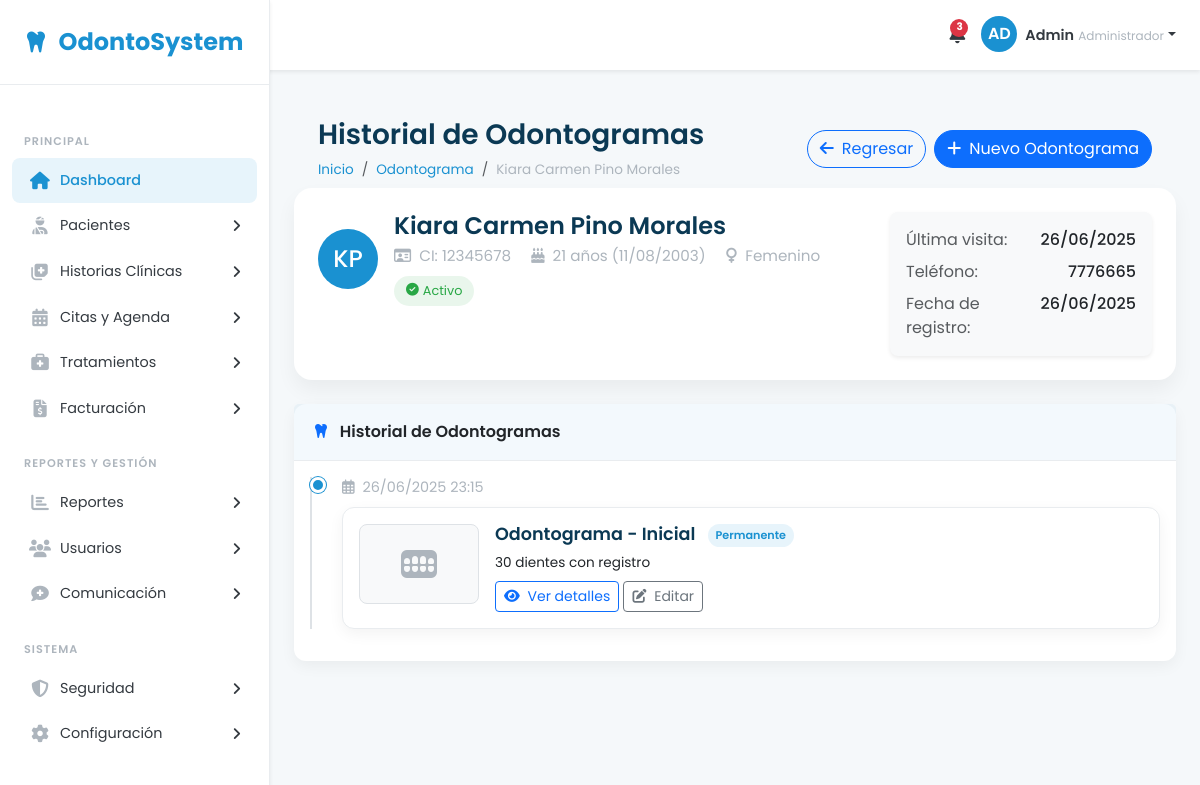
/historias-clinicas/odontograma/paciente/1/ (signed in), run on the app's committed database.
### apps/pacientes/models.py (models this page shows, shortened)
class Paciente(models.Model):
    GENERO_CHOICES = [
        ('masculino', 'Masculino'),
        ('femenino', 'Femenino'),
        ('otro', 'Otro'),
    ]
    ESTADO_CHOICES = [
        ('activo', 'Activo'),
        ('inactivo', 'Inactivo'),
        ('tratamiento', 'En Tratamiento'),
        ('moroso', 'Moroso'),
    ]
    PARENTESCO_CHOICES = [
        ('padre', 'Padre'),
        ('madre', 'Madre'),
        ('hermano', 'Hermano/a'),
        ('hijo', 'Hijo/a'),
        ('pareja', 'Cónyuge/Pareja'),
        ('amigo', 'Amigo/a'),
        ('otro', 'Otro'),
    ]
    GRUPO_SANGUINEO_CHOICES = [
        ('A+', 'A+'),
        ('A-', 'A-'),
        ('B+', 'B+'),
        ('B-', 'B-'),
        ('AB+', 'AB+'),
        ('AB-', 'AB-'),
        ('O+', 'O+'),
        ('O-', 'O-'),
        ('desconocido', 'Desconocido'),
    ]
    COMO_LOCALIZO_CHOICES = [
        ('referencia', 'Me envió alguien'),
        ('redes_sociales', 'Redes Sociales'),
        ('publicidad', 'Publicidad/Anuncios'),
        ('internet', 'Búsqueda en Internet'),
        ('pasaba_por_aqui', 'Pasaba por aquí'),
        ('recomendacion', 'Recomendación profesional'),
        ('otro', 'Otro'),
    ]
    nombres = models.CharField(max_length=100)
    apellidos = models.CharField(max_length=100)
    ci = models.CharField(max_length=20, unique=True, verbose_name="Cédula de Identidad")
    fecha_nacimiento = models.DateField()
    genero = models.CharField(max_length=20, choices=GENERO_CHOICES)
    foto = models.ImageField(upload_to=patient_photo_path, blank=True, null=True)
    telefono = models.CharField(max_length=20)
    email = models.EmailField(blank=True, null=True)
    direccion = models.TextField()
    ciudad = models.CharField(max_length=100)
    departamento = models.CharField(max_length=100)
    pais = models.CharField(max_length=100, default='Bolivia')
    emergencia_nombre = models.CharField(max_length=200)
    emergencia_telefono = models.CharField(max_length=20)
    emergencia_parentesco = models.CharField(max_length=20, choices=PARENTESCO_CHOICES)
    grupo_sanguineo = models.CharField(max_length=20, choices=GRUPO_SANGUINEO_CHOICES, blank=True, null=True)
    medicamentos = models.TextField(blank=True, null=True)
    alergias = models.TextField(blank=True, null=True)
    enfermedades_cronicas = models.TextField(blank=True, null=True)
    tiene_seguro = models.BooleanField(default=False)
    seguro_compania = models.CharField(max_length=100, blank=True, null=True)
    seguro_poliza = models.CharField(max_length=100, blank=True, null=True)
    seguro_cobertura = models.TextField(blank=True, null=True)
    observaciones = models.TextField(blank=True, null=True)
    ocupacion = models.CharField(max_length=100, blank=True, null=True, verbose_name="Ocupación")
    vacuna_covid = models.BooleanField(default=False, verbose_name="Vacuna contra COVID-19")
    como_localizo = models.CharField(
        max_length=50,
        choices=COMO_LOCALIZO_CHOICES,
        blank=True,
        null=True,
        verbose_name="¿Cómo nos localizó?"
    )
    como_localizo_detalle = models.CharField(
        max_length=200,
        blank=True,
        null=True,
        verbose_name="Detalles adicionales"
    )
    estado = models.CharField(max_length=20, choices=ESTADO_CHOICES, default='activo')
    fecha_registro = models.DateField(default=timezone.now)
    ultima_visita = models.DateField(blank=True, null=True)
    consentimiento_datos = models.BooleanField(default=False)
    creado_en = models.DateTimeField(auto_now_add=True)
    actualizado_en = models.DateTimeField(auto_now=True)
    class Meta:
        verbose_name = "Paciente"
        verbose_name_plural = "Pacientes"
        ordering = ['-fecha_registro']
    def get_edad(self):
        today = timezone.now().date()
        return today.year - self.fecha_nacimiento.year - (
            (today.month, today.day) < (self.fecha_nacimiento.month, self.fecha_nacimiento.day)
        )
    def get_nombre_completo(self):
        return f"{self.nombres} {self.apellidos}"
    def get_iniciales(self):
        try:
            iniciales = self.nombres[0] + self.apellidos[0]
            return iniciales.upper()
        except IndexError:
            return "P"

### apps/historias_clinicas/models.py (models this page shows, shortened)
class HistoriaBase(models.Model):
    paciente = models.ForeignKey(Paciente, on_delete=models.CASCADE, related_name="%(class)ss")
    fecha = models.DateTimeField(default=timezone.now)
    doctor = models.ForeignKey(User, on_delete=models.PROTECT, related_name="%(class)ss")
    observaciones = models.TextField(blank=True, null=True)
    creado_el = models.DateTimeField(auto_now_add=True)
    modificado_el = models.DateTimeField(auto_now=True)
    class Meta:
        abstract = True
        ordering = ['-fecha']

class Odontograma(HistoriaBase):
    TIPO_OPCIONES = [
        ('inicial', 'Inicial'),
        ('control', 'Control'),
        ('final', 'Final')
    ]
    DENTICION_OPCIONES = [
        ('permanente', 'Permanente'),
        ('temporal', 'Temporal'),
        ('mixta', 'Mixta')
    ]
    tipo = models.CharField(max_length=20, choices=TIPO_OPCIONES, default='inicial')
    denticion = models.CharField(max_length=20, choices=DENTICION_OPCIONES, default='permanente')
    datos_odontograma = models.JSONField(blank=True, null=True, help_text="Datos del odontograma en formato JSON")
    notas_tratamiento = models.TextField(blank=True, null=True)
    class Meta:
        verbose_name = "Odontograma"
        verbose_name_plural = "Odontogramas"

### apps/historias_clinicas/views.py (the view)
# urls.py: path('odontograma/paciente/<int:paciente_id>/', views.historial_odontograma, name='historial_odontograma'),
@login_required
def historial_odontograma(request, paciente_id):
    paciente = get_object_or_404(Paciente, id=paciente_id)
    odontogramas_list = Odontograma.objects.filter(paciente=paciente).order_by('-fecha')
    context = {
        'paciente': paciente,
        'odontogramas_list': odontogramas_list,
    }
    return render(request, 'historias_clinicas/historial_odontograma.html', context)

### apps/historias_clinicas/templates/historias_clinicas/historial_odontograma.html (shortened to what this page needs)
{% extends 'base.html' %}
{% block content %}
<div class="page-header d-flex justify-content-between align-items-center">
    <div>
        <h1 class="mb-2">Historial de Odontogramas</h1>
        <nav aria-label="breadcrumb">
            <ol class="breadcrumb">
                <li class="breadcrumb-item"><a href="{% url 'dashboard' %}">Inicio</a></li>
                <li class="breadcrumb-item"><a href="{% url 'historias_clinicas:lista_pacientes_odontograma' %}">Odontograma</a></li>
                <li class="breadcrumb-item active" aria-current="page">{{ paciente.get_nombre_completo }}</li>
            </ol>
        </nav>
    </div>
    <div class="d-flex">
        <a href="{% url 'historias_clinicas:lista_pacientes_odontograma' %}" class="btn btn-outline-primary rounded-pill me-2">
            <i class="fas fa-arrow-left me-2"></i>Regresar
        </a>
        <a href="{% url 'historias_clinicas:nuevo_odontograma' paciente.id %}" class="btn btn-primary rounded-pill">
            <i class="fas fa-plus me-2"></i>Nuevo Odontograma
        </a>
    </div>
</div>
<div class="history-header">
    <div class="row">
        <div class="col-md-8">
            <div class="patient-info">
                <div class="patient-avatar">
                    {% if paciente.foto %}
                        <img src="{{ paciente.foto.url }}" alt="{{ paciente.get_nombre_completo }}">
                    {% else %}
                        {{ paciente.get_iniciales }}
                    {% endif %}
                </div>
                <div>
                    <h2 class="patient-name">{{ paciente.get_nombre_completo }}</h2>
                    <div class="patient-details mb-2">
                        <span class="me-3"><i class="far fa-id-card me-1"></i> CI: {{ paciente.ci }}</span>
                        <span class="me-3"><i class="fas fa-birthday-cake me-1"></i> {{ paciente.get_edad }} años ({{ paciente.fecha_nacimiento|date:"d/m/Y" }})</span>
                        <span><i class="fas fa-{% if paciente.genero == 'masculino' %}mars{% elif paciente.genero == 'femenino' %}venus{% else %}genderless{% endif %} me-1"></i> {{ paciente.get_genero_display }}</span>
                    </div>
                    <div>
                        <span class="badge-status
                            {% if paciente.estado == 'activo' %}badge-active
                            {% elif paciente.estado == 'inactivo' %}badge-inactive
                            {% elif paciente.estado == 'tratamiento' %}badge-treatment
                            {% elif paciente.estado == 'moroso' %}badge-defaulter{% endif %}">
                            <i class="fas fa-{% if paciente.estado == 'activo' %}check-circle{% elif paciente.estado == 'inactivo' %}user-slash{% elif paciente.estado == 'tratamiento' %}procedures{% else %}exclamation-circle{% endif %} me-1"></i>
                            {{ paciente.get_estado_display }}
                        </span>
                    </div>
                </div>
            </div>
        </div>
        <div class="col-md-4 mt-3 mt-md-0">
            <div class="card h-100 border-0 bg-light">
                <div class="card-body">
                    <div class="d-flex justify-content-between mb-2">
                        <span class="text-muted">Última visita:</span>
                        <span class="fw-medium">{{ paciente.ultima_visita|date:"d/m/Y"|default:"Sin visitas registradas" }}</span>
                    </div>
                    <div class="d-flex justify-content-between mb-2">
                        <span class="text-muted">Teléfono:</span>
                        <span class="fw-medium">{{ paciente.telefono }}</span>
                    </div>
                    <div class="d-flex justify-content-between">
                        <span class="text-muted">Fecha de registro:</span>
                        <span class="fw-medium">{{ paciente.fecha_registro|date:"d/m/Y" }}</span>
                    </div>
                </div>
            </div>
        </div>
    </div>
</div>
<div class="card history-card mb-4">
    <div class="card-header">
        <i class="fas fa-tooth me-2 text-primary"></i> Historial de Odontogramas
    </div>
    <div class="card-body">
        {% if odontogramas_list %}
            <div class="timeline">
                {% for odontograma in odontogramas_list %}
                    <div class="timeline-item">
                        <div class="timeline-date">
                            <i class="far fa-calendar-alt me-1"></i> {{ odontograma.fecha|date:"d/m/Y H:i" }}
                        </div>
                        <div class="card timeline-card">
                            <div class="card-body">
                                <div class="d-flex">
                                    <div class="odontogram-thumbnail">
                                        <i class="fas fa-teeth"></i>
                                    </div>
                                    <div class="flex-grow-1">
                                        <h5 class="card-title">
                                            Odontograma - {{ odontograma.get_tipo_display }}
                                            <span class="dentition-badge">{{ odontograma.get_denticion_display }}</span>
                                        </h5>
                                        <div class="tooth-count mb-2">
                                            {% with diente_count=odontograma.dientes.count %}
                                                {% if diente_count > 0 %}
                                                    <div class="mb-2">
                                                        {{ diente_count }} dientes con registro
                                                    </div>
                                                {% endif %}
                                            {% endwith %}
                                        </div>
                                        <div class="mt-2">
                                            <a href="{% url 'historias_clinicas:detalle_odontograma' paciente.id odontograma.id %}" class="btn btn-sm btn-outline-primary">
                                                <i class="fas fa-eye me-1"></i> Ver detalles
                                            </a>
                                            <a href="{% url 'historias_clinicas:editar_odontograma' paciente.id odontograma.id %}" class="btn btn-sm btn-outline-secondary">
                                                <i class="fas fa-edit me-1"></i> Editar
                                            </a>
                                        </div>
                                    </div>
                                </div>
                            </div>
                        </div>
                    </div>
                {% endfor %}
            </div>
        {% else %}
            <div class="alert alert-info">
                <i class="fas fa-info-circle me-2"></i> No hay registros de odontogramas para este paciente.
                <a href="{% url 'historias_clinicas:nuevo_odontograma' paciente.id %}" class="alert-link">Crear nuevo odontograma</a>.
            </div>
        {% endif %}
    </div>
</div>
{% endblock %}

### data on the page
Paciente: get_nombre_completo "Kiara Carmen Pino Morales", get_iniciales "KP", ci "12345678", get_edad "21", fecha_nacimiento "11/08/2003", genero "Femenino", estado "Activo", ultima_visita "26/06/2025", telefono "7776665", fecha_registro "26/06/2025"
Odontograma: fecha "26/06/2025 23:15", tipo "Inicial", denticion "Permanente", dientes.count "30"
